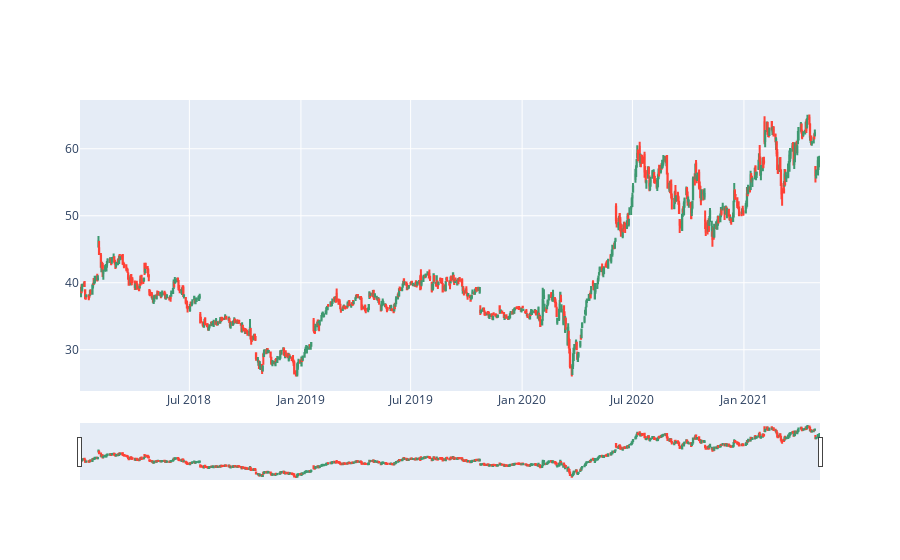

The notebook cell saved with this chart:
### Markdown cell above
#### Candlestick Chart

### Code cell
fig = go.Figure(data = [go.Candlestick(x = ebay['Date'], 
                                       open = ebay['Open'],
                                      high = ebay['High'],
                                      low = ebay['Low'],
                                      close = ebay['Close'])])
fig.show()

### Figure 1 — Plotly figure (JSON) as saved in the notebook; plotly's stock layout.template omitted (floating-point values rounded to 4 significant figures; data arrays with more than 128 entries replaced by an {"elided": "..."} marker saying what was removed)
{"data": [{"close": {"elided": "842 float values"}, "high": {"elided": "842 float values"}, "low": {"elided": "842 float values"}, "open": {"elided": "842 float values"}, "type": "candlestick", "x": {"elided": "842 str values"}}], "layout": {}}
